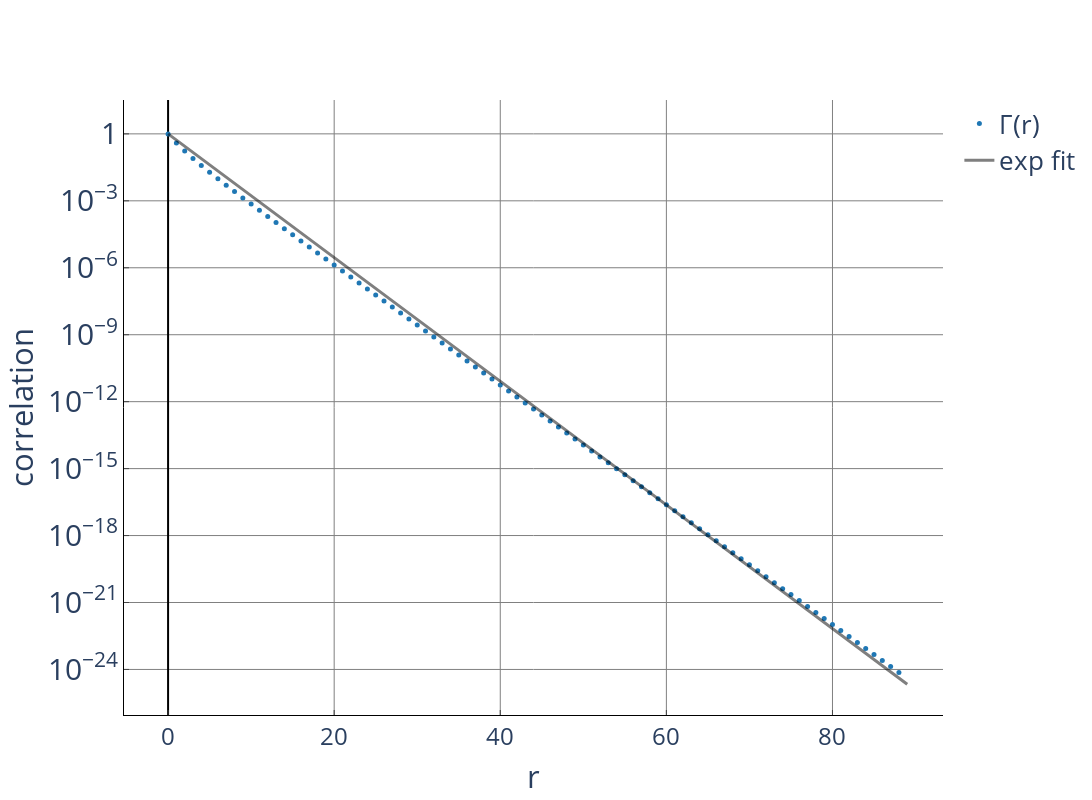

Write notebook code for a chart like this one.
### Code cell
p = 1.5672020623115244
file = [[float(j) for j in i.strip().split()] for i in open("./MPS_groundstate/correlation functions.txt") if not i.startswith("#")]
l = file[0]

figure = go.Figure()
colors = plotly.colors.DEFAULT_PLOTLY_COLORS

i=0
x = np.linspace(0, len(l), 200)
y = np.exp(-x/p)

figure.add_trace(go.Scatter(
    name = 'Γ(r)',
    mode = 'markers',
    marker=dict(color=colors[i].replace(")", "").replace("rgb", "rgba")+', 1)', size=5),
    x = np.arange(0, len(l)),
    y = l))

figure.add_trace(go.Scatter(
    name = 'exp fit',
    mode = 'lines',
    line=dict(color='rgba(0, 0, 0, 0.5)', width=3),
    x = x,
    y = y))

figure.update_xaxes(title_text='r',
                    ticks="inside",
                    nticks = 5, showgrid=True, zeroline=True, linecolor="black", gridcolor="gray", zerolinecolor="black", tickfont=dict(size=24), tickformat=".0f")
figure.update_yaxes(title_text='correlation',
                    ticks="inside", showgrid=True, zeroline=True, linecolor="black", gridcolor="gray", zerolinecolor="black", tickfont=dict(size=24), exponentformat="power", type="log")
figure.update_layout(paper_bgcolor='rgba(255, 255, 255, 1)', plot_bgcolor='rgba(255, 255, 255, 1)')
figure.update_layout(font=dict(size=26))
figure.update_layout(height = 800, width = 1200)

figure.show()

figure.write_image("./figures/Correlations-MI1.pdf")
time.sleep(5)
figure.write_image("./figures/Correlations-MI1.pdf")

### Figure 1 — Plotly figure (JSON) as saved in the notebook; plotly's stock layout.template omitted (floating-point values rounded to 4 significant figures; data arrays with more than 128 entries replaced by an {"elided": "..."} marker saying what was removed)
{"data": [{"marker": {"color": "rgba(31, 119, 180, 1)", "size": 5}, "mode": "markers", "name": "Γ(r)", "type": "scatter", "x": [0, 1, 2, 3, 4, 5, 6, 7, 8, 9, 10, 11, 12, 13, 14, 15, 16, 17, 18, 19, 20, 21, 22, 23, 24, 25, 26, 27, 28, 29, 30, 31, 32, 33, 34, 35, 36, 37, 38, 39, 40, 41, 42, 43, 44, 45, 46, 47, 48, 49, 50, 51, 52, 53, 54, 55, 56, 57, 58, 59, 60, 61, 62, 63, 64, 65, 66, 67, 68, 69, 70, 71, 72, 73, 74, 75, 76, 77, 78, 79, 80, 81, 82, 83, 84, 85, 86, 87, 88], "y": [1.0, 0.3911, 0.1691, 0.07892, 0.03841, 0.01917, 0.009735, 0.005003, 0.002594, 0.001355, 0.0007115, 0.0003753, 0.0001988, 0.0001056, 5.622e-05, 3e-05, 1.604e-05, 8.586e-06, 4.602e-06, 2.469e-06, 1.326e-06, 7.125e-07, 3.831e-07, 2.06e-07, 1.109e-07, 5.968e-08, 3.213e-08, 1.73e-08, 9.318e-09, 5.02e-09, 2.704e-09, 1.457e-09, 7.849e-10, 4.229e-10, 2.279e-10, 1.228e-10, 6.617e-11, 3.566e-11, 1.922e-11, 1.036e-11, 5.582e-12, 3.009e-12, 1.621e-12, 8.74e-13, 4.71e-13, 2.539e-13, 1.368e-13, 7.376e-14, 3.975e-14, 2.143e-14, 1.155e-14, 6.226e-15, 3.355e-15, 1.809e-15, 9.749e-16, 5.256e-16, 2.833e-16, 1.527e-16, 8.231e-17, 4.438e-17, 2.392e-17, 1.29e-17, 6.95e-18, 3.747e-18, 2.019e-18, 1.089e-18, 5.868e-19, 3.163e-19, 1.705e-19, 9.192e-20, 4.954e-20, 2.671e-20, 1.439e-20, 7.761e-21, 4.182e-21, 2.255e-21, 1.215e-21, 6.552e-22, 3.531e-22, 1.904e-22, 1.026e-22, 5.532e-23, 2.981e-23, 1.608e-23, 8.664e-24, 4.671e-24, 2.518e-24, 1.358e-24, 7.316e-25]}, {"line": {"color": "rgba(0, 0, 0, 0.5)", "width": 3}, "mode": "lines", "name": "exp fit", "type": "scatter", "x": {"elided": "200 float values"}, "y": {"elided": "200 float values"}}], "layout": {"font": {"size": 26}, "height": 800, "paper_bgcolor": "rgba(255, 255, 255, 1)", "plot_bgcolor": "rgba(255, 255, 255, 1)", "width": 1200, "xaxis": {"gridcolor": "gray", "linecolor": "black", "nticks": 5, "showgrid": true, "tickfont": {"size": 24}, "tickformat": ".0f", "ticks": "inside", "title": {"text": "r"}, "zeroline": true, "zerolinecolor": "black"}, "yaxis": {"exponentformat": "power", "gridcolor": "gray", "linecolor": "black", "showgrid": true, "tickfont": {"size": 24}, "ticks": "inside", "title": {"text": "correlation"}, "type": "log", "zeroline": true, "zerolinecolor": "black"}}}
